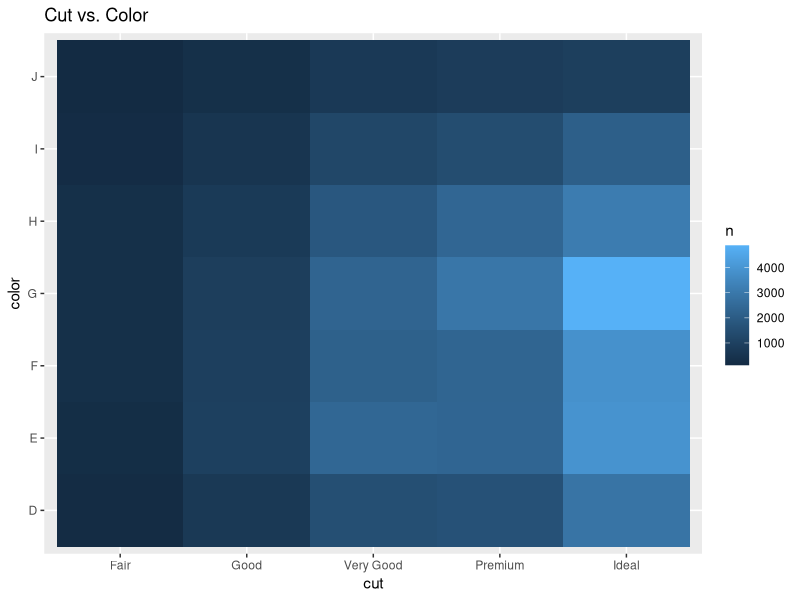

Recreate this plot in R.
library(tidyverse)

diamonds %>% 
  count(cut, color) %>% 
  ggplot(aes(x = cut, y = color, fill = n)) + 
  geom_tile() +
  ggtitle("Cut vs. Color") 
